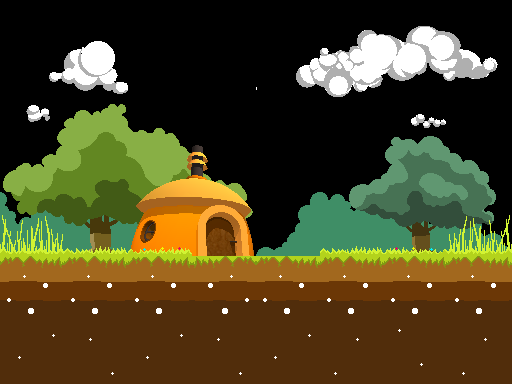

This is a level from a 2D game, rendered from its Tiled map with the project's own tilesets. A one-line summary and the map file follow, with tile-layer data summarised:
An orthogonal 8x6 tile map with 64x64 px tiles, 4 tile layers (queso, fondieu, house, 1 plano), 2 tilesets and 3 objects (Door, Warp, Dengue).

<map version="1.0" orientation="orthogonal" width="8" height="6" tilewidth="64" tileheight="64">
 <tileset firstgid="1" name="home" tilewidth="64" tileheight="64">
  <image source="home.png" width="512" height="512" />
  <tile id="0">
   <properties>
    <property name="Collision" value="" />
   </properties>
  </tile>
 </tileset>
 <tileset firstgid="65" name="PLANCHA3" tilewidth="64" tileheight="64">
  <image source="PLANCHA3.png" width="512" height="512" />
 </tileset>
 <layer name="queso" width="8" height="6">
  <data>[48 cells, 19 non-empty, 17 distinct tile ids]</data>
 </layer>
 <layer name="fondieu" width="8" height="6">
  <data>[48 cells, 18 non-empty, 18 distinct tile ids]</data>
 </layer>
 <layer name="house" width="8" height="6">
  <data>[48 cells, 4 non-empty, 4 distinct tile ids]</data>
 </layer>
 <layer name="1 plano" width="8" height="6">
  <data>[48 cells, 22 non-empty, 5 distinct tile ids]</data>
 </layer>
 <objectgroup name="Capa de Objetos 1" width="8" height="6">
  <object name="3" type="Door" x="192" y="192" width="64" height="64">
   <properties>
    <property name="Exit" value="/Levels/parallax.tmx" />
   </properties>
  </object>
  <object name="salida" type="Warp" x="448" y="192" width="64" height="64">
   <properties>
    <property name="Warp" value="3" />
   </properties>
  </object>
  <object name="Mosqui" type="Dengue" gid="67" x="192" y="128" />
 </objectgroup>
</map>
